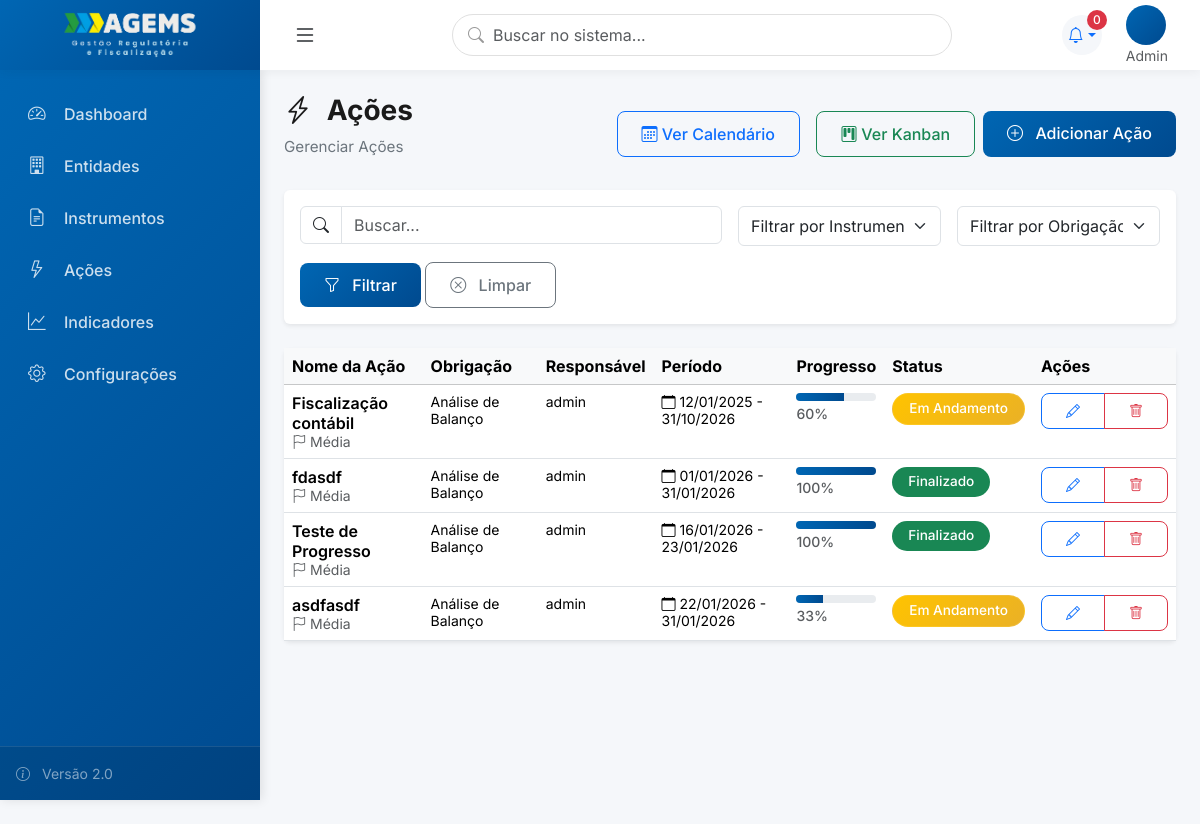
The app's page /acoes/ (signed in), older data.
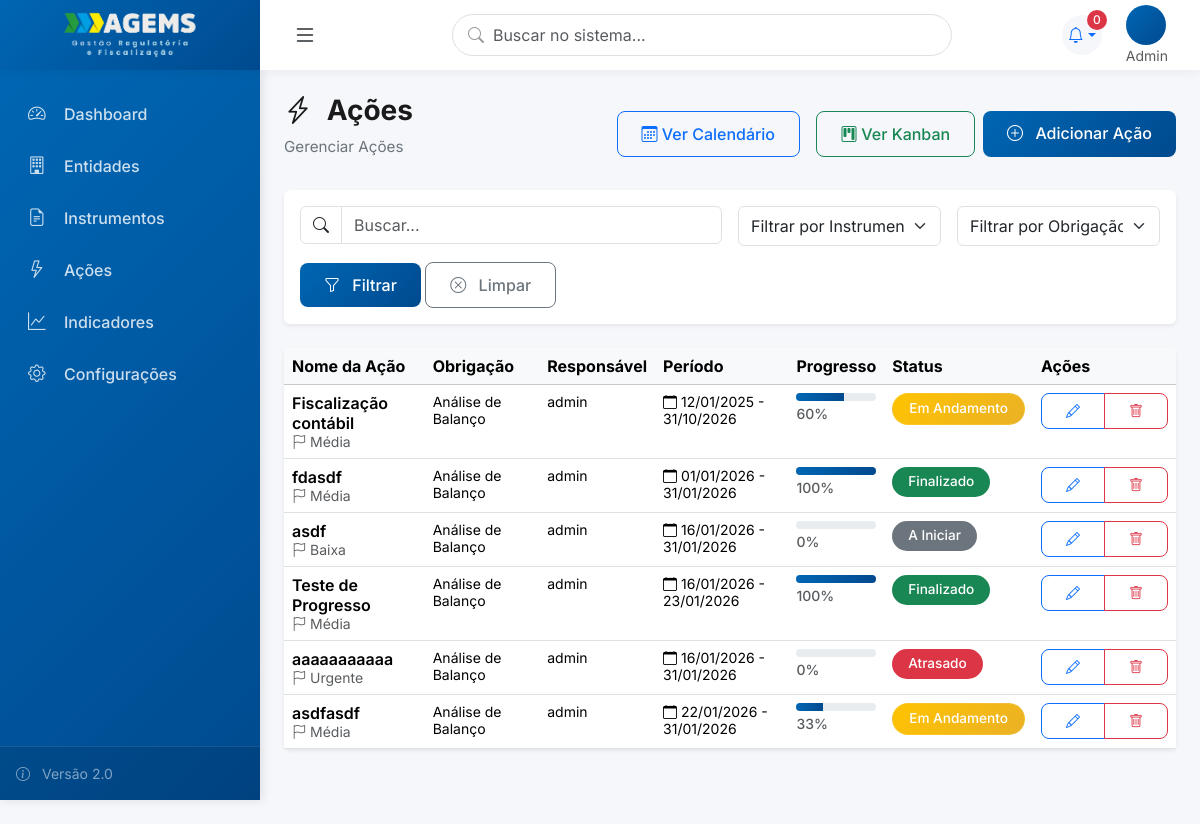
The same page, newer data.
### usuarios/models.py (models this page shows, shortened)
class Usuario(AbstractUser):
    PERFIL_CHOICES = [
        (0, 'Admin'),
        (1, 'Diretoria'),
        (2, 'Assessoria'),
        (3, 'Coordenação'),
        (4, 'Usuário Comum'),
        (5, 'Visualizador'),
    ]
    perfil = models.IntegerField(
        choices=PERFIL_CHOICES,
        default=4,
        verbose_name='Perfil de Acesso',
        help_text='Define o nível de acesso e permissões do usuário'
    )
    diretoria = models.ForeignKey(
        'core.Diretoria',
        on_delete=models.SET_NULL,
        null=True,
        blank=True,
        related_name='usuarios_diretoria',
        verbose_name='Diretoria',
        help_text='Diretoria principal do usuário (obrigatório para perfis 1-5)'
    )
    subunidade = models.ForeignKey(
        'core.Subunidade',
        on_delete=models.SET_NULL,
        null=True,
        blank=True,
        related_name='usuarios',
        verbose_name='Subunidade',
        help_text='Subunidade específica (obrigatório para perfis 2, 3, 4)'
    )
    diretorias_visualizacao = models.ManyToManyField(
        'core.Diretoria',
        blank=True,
        related_name='visualizadores',
        verbose_name='Diretorias para Visualização',
        help_text='Diretorias que o visualizador pode acessar (apenas para perfil 5)'
    )
    cargo = models.CharField(max_length=100, blank=True, verbose_name='Cargo')
    setor = models.CharField(max_length=100, blank=True, verbose_name='Setor/Departamento')
    telefone = models.CharField(max_length=20, blank=True, verbose_name='Telefone')
    entidade = models.ForeignKey(
        'entidades.Entidade',
        on_delete=models.SET_NULL,
        null=True,
        blank=True,
        related_name='usuarios',
        verbose_name='Entidade'
    )
    senha_temporaria = models.BooleanField(
        default=False,
        verbose_name='Senha Temporária',
        help_text='Se True, usuário será forçado a trocar senha no próximo login'
    )
    ativo = models.BooleanField(default=True, verbose_name='Usuário Ativo')
    data_criacao = models.DateTimeField(auto_now_add=True, verbose_name='Data de Criação')
    data_atualizacao = models.DateTimeField(auto_now=True, verbose_name='Última Atualização')
    class Meta:
        verbose_name = 'Usuário'
        verbose_name_plural = 'Usuários'
        ordering = ['first_name', 'last_name']
        indexes = [
            models.Index(fields=['perfil']),
            models.Index(fields=['diretoria']),
            models.Index(fields=['subunidade']),
        ]

### acoes/models.py (models this page shows, shortened)
class Acao(models.Model):
    STATUS_CHOICES = [
        ('a_iniciar', 'A Iniciar'),
        ('em_andamento', 'Em Andamento'),
        ('atrasado', 'Atrasado'),
        ('em_validacao', 'Em Validação'),
        ('finalizado', 'Finalizado'),
    ]
    PRIORIDADE_CHOICES = [
        ('baixa', 'Baixa'),
        ('media', 'Média'),
        ('alta', 'Alta'),
        ('urgente', 'Urgente'),
    ]
    PERIODICIDADE_CHOICES = [
        ('unica', 'Única'),
        ('mensal', 'Mensal'),
        ('bimestral', 'Bimestral'),
        ('trimestral', 'Trimestral'),
        ('quadrimestral', 'Quadrimestral'),
        ('semestral', 'Semestral'),
        ('anual', 'Anual'),
    ]
    nome = models.CharField('Nome da Ação', max_length=200)
    descricao = models.TextField('Descrição', blank=True)
    obrigacao = models.ForeignKey(
        Obrigacao,
        on_delete=models.CASCADE,
        verbose_name='Obrigação',
        related_name='acoes'
    )
    tipo_acao = models.ForeignKey(
        TipoAcao,
        on_delete=models.PROTECT,
        verbose_name='Tipo de Ação',
        related_name='acoes_v2',
        null=True,
        blank=True
    )
    responsavel = models.ForeignKey(
        settings.AUTH_USER_MODEL,
        on_delete=models.PROTECT,
        verbose_name='Responsável',
        related_name='acoes_responsavel',
        help_text='Responsável pela ação (apenas 1)'
    )
    executores = models.ManyToManyField(
        settings.AUTH_USER_MODEL,
        verbose_name='Executores',
        related_name='acoes_executor',
        blank=True,
        help_text='Usuários que executam a ação (pode ser vários)'
    )
    status = models.CharField('Status', max_length=15, choices=STATUS_CHOICES, default='a_iniciar')
    percentual_cumprido = models.IntegerField(
        'Percentual Cumprido (%)',
        default=0,
        help_text='Percentual de conclusão da ação (0-100)'
    )
    data_inicio = models.DateField('Data de Início')
    data_fim = models.DateField('Data de Fim')
    data_conclusao = models.DateField('Data de Conclusão Real', null=True, blank=True)
    periodicidade = models.CharField('Periodicidade', max_length=15, choices=PERIODICIDADE_CHOICES, default='unica')
    prioridade = models.CharField('Prioridade', max_length=10, choices=PRIORIDADE_CHOICES, default='media')
    dias_antecedencia_alerta = models.IntegerField(
        'Dias de Antecedência para Alerta',
        null=True,
        blank=True,
        default=None,
        help_text='Número de dias antes do prazo para gerar alerta (opcional)'
    )
    acoes_predecessoras = models.ManyToManyField(
        'self',
        symmetrical=False,
        verbose_name='Ações Predecessoras',
        related_name='acoes_sucessoras',
        blank=True,
        help_text='Ações que devem ser concluídas antes desta'
    )
    observacoes = models.TextField('Observações', blank=True)
    data_cadastro = models.DateTimeField('Data de Cadastro', auto_now_add=True)
    data_atualizacao = models.DateTimeField('Última Atualização', auto_now=True)
    class Meta:
        verbose_name = 'Ação'
        verbose_name_plural = 'Ações'
        ordering = ['data_inicio', 'prioridade', 'nome']

### instrumentos/models.py (models this page shows, shortened)
class Obrigacao(models.Model):
    STATUS_CHOICES = [
        ('pendente', 'Pendente'),
        ('em_andamento', 'Em Andamento'),
        ('cumprida', 'Cumprida'),
        ('vencida', 'Vencida'),
    ]
    titulo = models.CharField('Título da Obrigação', max_length=200)
    descricao = models.TextField('Descrição')
    clausula_referencia = models.CharField(
        'Cláusula de Referência',
        max_length=50,
        blank=True,
        help_text='Ex: Cláusula 5.2, Item 3.4, etc'
    )
    instrumento = models.ForeignKey(
        Instrumento,
        on_delete=models.CASCADE,
        verbose_name='Instrumento',
        related_name='obrigacoes'
    )
    tipo_obrigacao = models.ForeignKey(
        TipoObrigacao,
        on_delete=models.PROTECT,
        verbose_name='Tipo de Obrigação',
        related_name='obrigacoes'
    )
    recorrente = models.BooleanField(
        'Obrigação Recorrente',
        default=False,
        help_text='Se marcado, esta obrigação não será marcada como cumprida automaticamente'
    )
    data_vencimento = models.DateField(
        'Data de Vencimento',
        null=True,
        blank=True,
        help_text='Data limite para cumprimento (se aplicável)'
    )
    status = models.CharField('Status', max_length=15, choices=STATUS_CHOICES, default='pendente')
    cumprida = models.BooleanField('Cumprida', default=False)
    data_cumprimento = models.DateField('Data de Cumprimento', null=True, blank=True)
    dias_antecedencia_alerta = models.IntegerField(
        'Dias de Antecedência para Alerta',
        default=30,
        help_text='Número de dias antes do vencimento para gerar alerta'
    )
    observacoes = models.TextField('Observações', blank=True)
    data_cadastro = models.DateTimeField('Data de Cadastro', auto_now_add=True)
    data_atualizacao = models.DateTimeField('Última Atualização', auto_now=True)
    class Meta:
        verbose_name = 'Obrigação'
        verbose_name_plural = 'Obrigações'
        ordering = ['data_vencimento', 'titulo']

### acoes/views.py (the view)
# urls.py: path('acoes/', AcaoListView.as_view(), name='acao_list'),
class AcaoListView(ModernListView):
    model = Acao
    template_name = 'acoes/acao_list.html'
    icon = "bi bi-lightning-charge"
    create_url = 'acao_create'
    search_fields = ['nome', 'descricao', 'obrigacao__titulo']
    def get_queryset(self):
        instrumento_id = self.request.GET.get('instrumento')
        obrigacao_id = self.request.GET.get('obrigacao')
        queryset = Acao.objects.all()
        if instrumento_id:
            queryset = queryset.filter(obrigacao__instrumento_id=instrumento_id)
        if obrigacao_id:
            queryset = queryset.filter(obrigacao_id=obrigacao_id)
        return queryset.order_by('data_inicio', 'prioridade', 'nome')
    def get_context_data(self, **kwargs):
        context = super().get_context_data(**kwargs)
        instrumento_id = self.request.GET.get('instrumento')
        context['instrumentos'] = Instrumento.objects.all()
        context['obrigacoes'] = Obrigacao.objects.filter(instrumento_id=instrumento_id) if instrumento_id else Obrigacao.objects.all()
        try:
            context['instrumento_selecionado'] = int(instrumento_id) if instrumento_id else None
        except (ValueError, TypeError):
            context['instrumento_selecionado'] = None
        try:
            context['obrigacao_selecionada'] = int(self.request.GET.get('obrigacao')) if self.request.GET.get('obrigacao') else None
        except (ValueError, TypeError):
            context['obrigacao_selecionada'] = None
        return context

### templates/acoes/acao_list.html (shortened to what this page needs)
﻿{% extends 'components/list_view.html' %}
{% block header_actions %}
<a href="{% url 'acao_calendario' %}" class="btn btn-outline-primary me-2"><i class="bi bi-calendar3"></i> Ver
    Calendário</a>
<a href="{% url 'acao_kanban' %}" class="btn btn-outline-success"><i class="bi bi-kanban"></i> Ver Kanban</a>
{% endblock %}
{% block extra_filters %}
<div class="col-md-3">
    <select name="instrumento" id="instrumento" class="form-select" style="height: 40px;">
        <option value=""> Filtrar por Instrumento...</option>
    </select>
</div>
<div class="col-md-3">
    <select name="obrigacao" id="obrigacao" class="form-select" style="height: 40px;">
        <option value=""> Filtrar por Obrigação...</option>
    </select>
</div>
{% endblock %}
{% block table_headers %}
<th>Nome da Ação</th>
<th>Obrigação</th>
<th>Responsável</th>
<th>Período</th>
<th>Progresso</th>
<th>Status</th>
{% endblock %}
{% block table_rows %}
{% for acao in object_list %}
<tr>
    <td>
        <div class="fw-semibold toggle-checklist" data-acao="{{acao.id}}" style="cursor:pointer;">{{acao.nome}}
        </div>
        <small class="text-muted"><i class="bi bi-flag me-1"></i>{{acao.get_prioridade_display}}</small>
    </td>
    <td><small>{{acao.obrigacao.titulo}}</small></td>
    <td><small>{{acao.responsavel.get_full_name|default:acao.responsavel.username}}</small></td>
    <td><small><i class="bi bi-calendar me-1"></i>{{acao.data_inicio|date:"d/m/Y"}} -
            {{acao.data_fim|date:"d/m/Y"}}</small></td>
    <td>
        <div class="progress mb-1" style="height: 8px; border-radius: 4px; background-color: #e9ecef;">
            <div class="progress-bar" role="progressbar"
                style="width: {{acao.percentual_cumprido}}%; background: linear-gradient(90deg, #0066B3 0%, #004A8F 100%);"
                aria-valuenow="{{acao.percentual_cumprido}}" aria-valuemin="0" aria-valuemax="100">
            </div>
        </div>
        <small class="text-muted fw-medium">{{acao.percentual_cumprido}}%</small>
    </td>
    <td>
        {% if acao.status == 'finalizado' %}
        <span class="badge bg-success">Finalizado</span>
        {% elif acao.status == 'em_andamento' %}
        <span class="badge bg-gold">Em Andamento</span>
        {% elif acao.status == 'atrasado' %}
        <span class="badge bg-danger">Atrasado</span>
        {% else %}
        <span class="badge bg-secondary">{{acao.get_status_display}}</span>
        {% endif %}
    </td>
    <td>
        <div class="btn-group btn-group-sm">
            <a href="{% url 'acao_edit' acao.pk %}" class="btn btn-outline-primary" title="Editar"><i
                    class="bi bi-pencil"></i></a>
            <a href="{% url 'acao_delete' acao.pk %}" class="btn btn-outline-danger" title="Excluir"><i
                    class="bi bi-trash"></i></a>
        </div>
    </td>
</tr>
{% endfor %}
{% endblock %}

### templates/base_modern.html (shortened to what this page needs)
﻿{% load static %}
<!DOCTYPE html>
<html lang="pt-BR">
<head>
    <link href="https://cdn.jsdelivr.net/npm/bootstrap@5.3.2/dist/css/bootstrap.min.css" rel="stylesheet">
    <link rel="stylesheet" href="https://cdn.jsdelivr.net/npm/bootstrap-icons@1.11.1/font/bootstrap-icons.css">
    <link rel="stylesheet" href="https://cdnjs.cloudflare.com/ajax/libs/font-awesome/6.4.2/css/all.min.css">
</head>
<body>
    <aside class="sidebar" id="sidebar">
        <ul class="sidebar-nav">
            <li class="sidebar-nav-item">
                <a href="/" class="sidebar-nav-link {% if  request.path  ==  '/' %}active{% endif %}">
                    <i class="bi bi-speedometer2"></i>
                    <span>Dashboard</span>
                </a>
            </li>
            <li class="sidebar-nav-item">
                <a href="{% url 'entidade_list' %}" class="sidebar-nav-link">
                    <i class="bi bi-building"></i>
                    <span>Entidades</span>
                </a>
            </li>
            <li class="sidebar-nav-item">
                <a href="{% url 'instrumento_list' %}" class="sidebar-nav-link">
                    <i class="bi bi-file-earmark-text"></i>
                    <span>Instrumentos</span>
                </a>
            </li>
            <li class="sidebar-nav-item">
                <a href="{% url 'acao_list' %}" class="sidebar-nav-link">
                    <i class="bi bi-lightning"></i>
                    <span>Ações</span>
                </a>
            </li>
            <li class="sidebar-nav-item">
                <a href="{% url 'indicador_list' %}" class="sidebar-nav-link">
                    <i class="bi bi-graph-up"></i>
                    <span>Indicadores</span>
                </a>
            </li>
            <li class="sidebar-nav-item">
                <a href="{% url 'configuracoes' %}" class="sidebar-nav-link">
                    <i class="bi bi-gear"></i>
                    <span>Configurações</span>
                </a>
            </li>
        </ul>
        <div class="sidebar-footer">
            <div class="text-white-50 small">
                <i class="bi bi-info-circle me-2"></i>
                Versão 2.0
            </div>
        </div>
    </aside>
    <main class="main-content">
        <header class="top-header">
            <div class="d-flex align-items-center h-100">
                <div class="header-brand-box">
                    <a href="/" class="sidebar-brand">
                        <img src="{% static 'img/logo.png' %}" alt="AGEMS" style="max-width: 140px; height: auto;">
                    </a>
                </div>
                <button class="btn btn-link text-dark ms-2" id="sidebarToggle">
                    <i class="bi bi-list fs-4"></i>
                </button>
            </div>
            <div class="header-search position-relative d-none d-lg-block">
                <i class="bi bi-search"></i>
                <input type="search" class="form-control" placeholder="Buscar no sistema...">
            </div>
            <div class="header-actions">
                <div class="dropdown">
                    <a class="header-icon dropdown-toggle text-decoration-none" href="#" id="alertsDropdown"
                        data-bs-toggle="dropdown" aria-expanded="false">
                        <i class="bi bi-bell"></i>
                        <span id="alertCount" class="badge bg-danger rounded-pill">0</span>
                    </a>
                </div>
                <div class="user-profile dropdown">
                    <div data-bs-toggle="dropdown">
                        <div class="user-avatar">
                        </div>
                        <div class="d-none d-md-block">
                            <div class="small text-muted">{{user.get_perfil_display}}</div>
                        </div>
                    </div>
                </div>
            </div>
        </header>
        <div class="content-area">
            {% block content %}{% endblock %}
        </div>
    </main>
</body>
</html>

Row changes from the older to the newer data that the page shows:
added Acao: nome "asdf", prioridade "Baixa", obrigacao.titulo "Análise de Balanço", responsavel.get_full_name "admin", data_inicio "16/01/2026", data_fim "31/01/2026", percentual_cumprido "0", status "A Iniciar"
added Acao: nome "aaaaaaaaaaa", prioridade "Urgente", obrigacao.titulo "Análise de Balanço", responsavel.get_full_name "admin", data_inicio "16/01/2026", data_fim "31/01/2026", percentual_cumprido "0", status "Atrasado"
